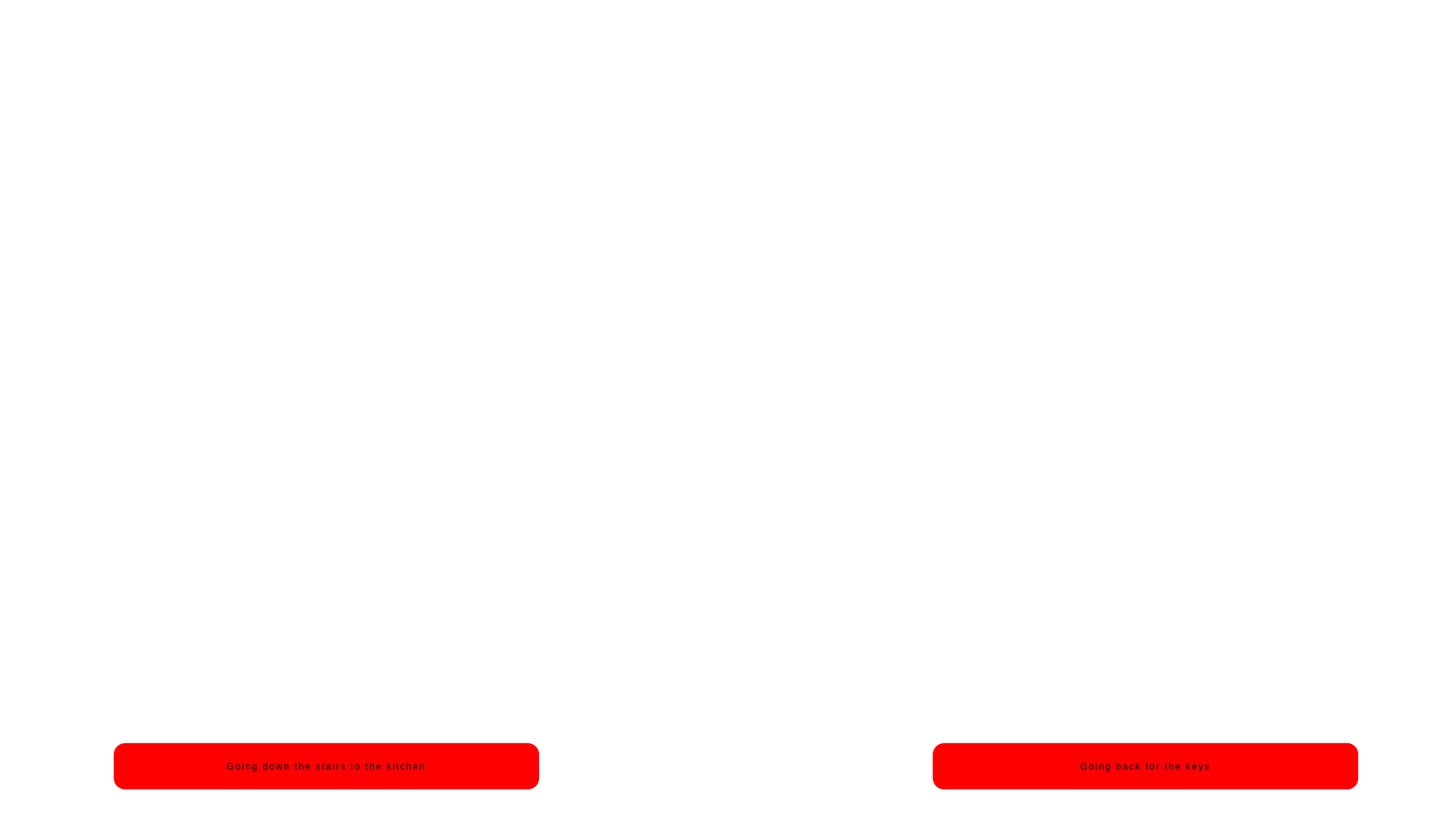
<?xml version="1.0" encoding="UTF-8"?>
<ui version="4.0">
 <class>Page14</class>
 <widget class="QWidget" name="Page14">
  <property name="geometry">
   <rect>
    <x>0</x>
    <y>0</y>
    <width>1920</width>
    <height>1080</height>
   </rect>
  </property>
  <property name="windowTitle">
   <string>Form</string>
  </property>
  <property name="styleSheet">
   <string notr="true">background-color: rgba(72, 74, 89, 0);

</string>
  </property>
  <widget class="QLabel" name="label">
   <property name="geometry">
    <rect>
     <x>0</x>
     <y>0</y>
     <width>1920</width>
     <height>1080</height>
    </rect>
   </property>
   <property name="styleSheet">
    <string notr="true">background-color: rgba(72, 74, 89, 0);
</string>
   </property>
   <property name="text">
    <string/>
   </property>
   <property name="pixmap">
    <pixmap>images/14.jpg</pixmap>
   </property>
   <property name="scaledContents">
    <bool>true</bool>
   </property>
  </widget>
  <widget class="QLabel" name="blur">
   <property name="geometry">
    <rect>
     <x>0</x>
     <y>0</y>
     <width>1920</width>
     <height>1080</height>
    </rect>
   </property>
   <property name="text">
    <string/>
   </property>
  </widget>
  <widget class="QPushButton" name="left_btn">
   <property name="geometry">
    <rect>
     <x>150</x>
     <y>980</y>
     <width>561</width>
     <height>61</height>
    </rect>
   </property>
   <property name="cursor">
    <cursorShape>PointingHandCursor</cursorShape>
   </property>
   <property name="styleSheet">
    <string notr="true">font: 24pt &quot;October Crow&quot;;
background-color: rgb(255, 0, 0);
letter-spacing: 2px;
border:none;
border-radius:15px;</string>
   </property>
   <property name="text">
    <string>Going down the stairs to the kitchen</string>
   </property>
  </widget>
  <widget class="QPushButton" name="right_btn">
   <property name="geometry">
    <rect>
     <x>1230</x>
     <y>980</y>
     <width>561</width>
     <height>61</height>
    </rect>
   </property>
   <property name="cursor">
    <cursorShape>PointingHandCursor</cursorShape>
   </property>
   <property name="styleSheet">
    <string notr="true">font: 24pt &quot;October Crow&quot;;
background-color: rgb(255, 0, 0);
letter-spacing: 2px;
border:none;
border-radius:15px;</string>
   </property>
   <property name="text">
    <string>Going back for the keys</string>
   </property>
  </widget>
  <widget class="QPushButton" name="p_next">
   <property name="geometry">
    <rect>
     <x>1560</x>
     <y>980</y>
     <width>231</width>
     <height>61</height>
    </rect>
   </property>
   <property name="cursor">
    <cursorShape>PointingHandCursor</cursorShape>
   </property>
   <property name="styleSheet">
    <string notr="true">font: 24pt &quot;October Crow&quot;;
background-color: rgb(255, 0, 0);
letter-spacing: 2px;
border:none;
border-radius:15px;</string>
   </property>
   <property name="text">
    <string>Continue</string>
   </property>
  </widget>
  <widget class="QTextEdit" name="story_0">
   <property name="enabled">
    <bool>false</bool>
   </property>
   <property name="geometry">
    <rect>
     <x>300</x>
     <y>660</y>
     <width>1321</width>
     <height>221</height>
    </rect>
   </property>
   <property name="styleSheet">
    <string notr="true">font: 700 28pt &quot;Amatic SC&quot;;
background-color: rgba(72, 74, 89, 0);
</string>
   </property>
   <property name="readOnly">
    <bool>true</bool>
   </property>
  </widget>
  <widget class="QTextEdit" name="story_1">
   <property name="enabled">
    <bool>false</bool>
   </property>
   <property name="geometry">
    <rect>
     <x>300</x>
     <y>660</y>
     <width>1321</width>
     <height>221</height>
    </rect>
   </property>
   <property name="styleSheet">
    <string notr="true">font: 700 28pt &quot;Amatic SC&quot;;
background-color: rgba(72, 74, 89, 0);
</string>
   </property>
   <property name="readOnly">
    <bool>true</bool>
   </property>
  </widget>
  <widget class="QTextEdit" name="story_2">
   <property name="enabled">
    <bool>false</bool>
   </property>
   <property name="geometry">
    <rect>
     <x>300</x>
     <y>660</y>
     <width>1321</width>
     <height>221</height>
    </rect>
   </property>
   <property name="styleSheet">
    <string notr="true">font: 700 28pt &quot;Amatic SC&quot;;
background-color: rgba(72, 74, 89, 0);
</string>
   </property>
   <property name="readOnly">
    <bool>true</bool>
   </property>
  </widget>
  <zorder>label</zorder>
  <zorder>blur</zorder>
  <zorder>left_btn</zorder>
  <zorder>p_next</zorder>
  <zorder>right_btn</zorder>
  <zorder>story_0</zorder>
  <zorder>story_1</zorder>
  <zorder>story_2</zorder>
 </widget>
 <resources/>
 <connections/>
</ui>
